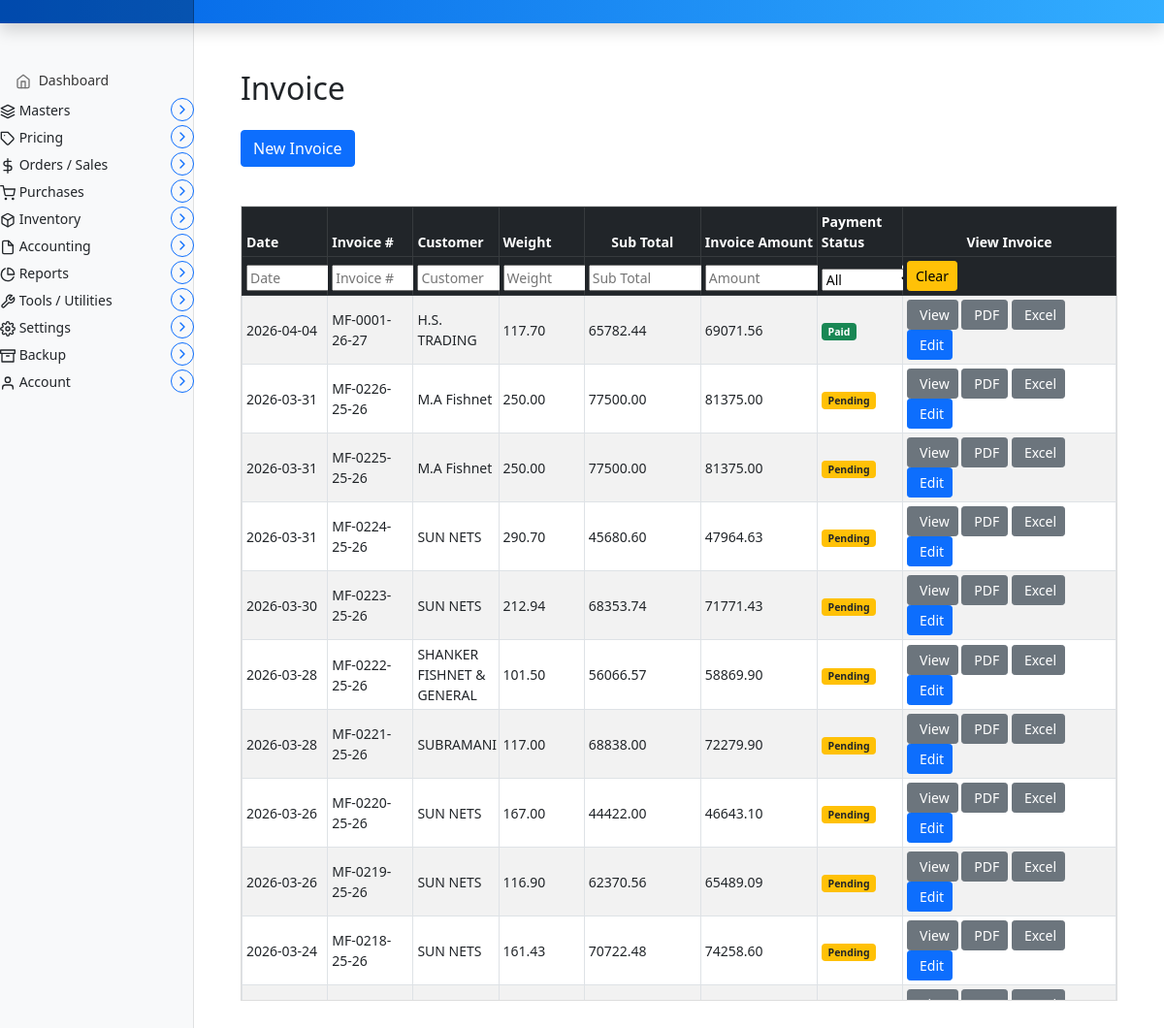
Page /invoice/invoice_entry on the committed database.
### marania_invoice_app/models.py (models this page shows, shortened)
class Invoice(models.Model):
    invoice_date = models.DateField(null=True, blank=True, default=date.today)
    invoice_number = models.CharField(max_length=50, unique=True, null=True)
    customer_code = models.CharField(max_length=50, unique=False, null=True)
    customer_name = models.CharField(max_length=100, null=True)
    customer_gst = models.CharField(max_length=20, null=True, blank=True)
    customer_address = models.TextField(null=True, blank=True)
    customer_contact = models.CharField(max_length=30, null=True, blank=True)
    customer_email = models.EmailField(null=True, blank=True)
    ship_to_customer_code = models.CharField(max_length=50, unique=False, null=True)
    ship_to_customer_name = models.CharField(max_length=100, null=True)
    ship_to_customer_gst = models.CharField(max_length=20, null=True, blank=True)
    ship_to_customer_address = models.TextField(null=True, blank=True)
    ship_to_customer_contact = models.CharField(max_length=30, null=True, blank=True)
    ship_to_customer_email = models.EmailField(null=True, blank=True)
    dispatched_through = models.CharField(max_length=100, null=True, blank=True)
    destination = models.CharField(max_length=200, null=True, blank=True)
    vehicle_name_number = models.CharField(max_length=100, null=True, blank=True)
    transporter_gst = models.CharField(max_length=100, null=True, blank=True)
    quantity_total  = models.DecimalField(max_digits=10, decimal_places=2, blank=True, null=True, default=Decimal('0.00'))
    subtotal = models.DecimalField(max_digits=14, decimal_places=2, default=Decimal('0.00'))
    cgst_amount = models.DecimalField(max_digits=14, decimal_places=2, default=Decimal('0.00'))
    sgst_amount = models.DecimalField(max_digits=14, decimal_places=2, default=Decimal('0.00'))
    igst_amount = models.DecimalField(max_digits=14, decimal_places=2, default=Decimal('0.00'))
    round_off = models.DecimalField(max_digits=10, decimal_places=2, default=Decimal('0.00'))
    gross_total = models.DecimalField(max_digits=14, decimal_places=2, default=Decimal('0.00'))
    payment_status = models.CharField(max_length=20,
        choices=[
            ('Pending', 'Pending'),
            ('Partial', 'Partial'),
            ('Paid', 'Paid'),
            ('WrittenOff', 'Written Off'),
            ('Cancelled', 'Cancelled'),
        ],
        default='Pending')
    remark = models.CharField(max_length=1024, null=True, blank=True,default="")

class InvoiceItem(models.Model):
    invoice = models.ForeignKey(
        Invoice,
        related_name='items',      # allows invoice.items.all()
        on_delete=models.CASCADE,  # deletes items if invoice is deleted
        to_field='invoice_number'  # optional: link by invoice_number instead of id
    )
    item_spec = models.CharField(max_length=200, blank=True, null=True)
    item_code = models.CharField(max_length=50, blank=True, null=True)
    item_description = models.CharField(max_length=200, blank=True, null=True)
    item_mesh_size = models.CharField(max_length=20, blank=True, null=True)
    item_mesh_depth = models.CharField(max_length=20, blank=True, null=True)
    item_quantity = models.DecimalField(max_digits=10, decimal_places=2, blank=True, null=True)
    item_price = models.DecimalField(max_digits=10, decimal_places=2, blank=True, null=True)
    item_colour = models.CharField(max_length=100, blank=True, null=True)
    item_hsn_code = models.CharField(max_length=10, blank=True, null=True)
    item_gst_amount = models.DecimalField(max_digits=10, decimal_places=2, blank=True, null=True)
    item_total_with_gst = models.DecimalField(max_digits=10, decimal_places=2, blank=True, null=True)

### marania_invoice_app/views.py (the view)
# urls.py: path('invoice_entry', views.invoice_entry, name='invoice_entry'),
def invoice_entry(request):
    Invoices =Invoice.objects.order_by('-invoice_date', '-invoice_number')
    Customers = Parties.objects.all()
    customer_dict = defaultdict(lambda:-1)
    transporter_dict = defaultdict(lambda:-1)
    for customer in Parties.objects.all():
        customer_dict[customer.code] = {'name':customer.name, 'gst':customer.gst, 'phone':customer.phone, 'email':customer.email,
                                        'address_bill_to':customer.address_bill_to, 'address_ship_to':customer.address_ship_to,
                                        'is_within_state':customer.is_within_state
                                        }
    for transporter in Transportation.objects.all():
        code = transporter.customer.code
        transporter_dict_temp = {'delivery_place':transporter.delivery_place, 'transporter_name':transporter.transporter_name,
                            'transporter_gst':transporter.transporter_gst, 'vehicle_name_number':transporter.vehicle_name_number,
                            'is_default_transport':transporter.is_default_transport}
        if code not in transporter_dict:
            transporter_dict[code] = [transporter_dict_temp]
        else:
            transporter_dict[code].append(transporter_dict_temp)
    summary_data = invoice_summary()
    product_dict = get_product_dict()
    customer_price_dict = get_customer_price_dictionary()
    next_invoice_number = get_next_invoice_number()
    formatted_number = f"{int(next_invoice_number):04d}"
    invoice_number =  company_settings.invoice_prefix + "-" + formatted_number + "-" + company_settings.finance_year
    context = {'invoice_form': forms.InvoiceForm(initial={'invoice_number':invoice_number}) ,
               'invoices':Invoices, 'invoiceitems':summary_data,
               'customers':Customers, 'customer_dict': json.dumps(customer_dict),
               'transporter_dict':json.dumps(transporter_dict),
               'customer_price_dict':json.dumps(customer_price_dict),
               'product_dict':json.dumps(product_dict),
               }
    return render(request, 'marania_invoice_app/invoice_entry.html', context)

### marania_invoice_app/templatetags/dict_extras.py (called while the page is built)
@register.filter
def get_item(dictionary, key):
    if dictionary is None or dictionary == "":
        return {}
    return dictionary.get(key)

### marania_invoice_app/views.py (called while the page is built, shortened)
def get_next_invoice_number():
    try:
        settings = CompanySettings.objects.get(id=1)
        next_invoice = f"{settings.current_invoice_number+1}"
        return next_invoice
    except CompanySettings.DoesNotExist:
        return None

def get_product_dict():
    global _PRODUCT_DICT
    if _PRODUCT_DICT is not None:
        return _PRODUCT_DICT
    products_dict = defaultdict(dict)
    products = Product.objects.select_related('material').all()
    for product in products:
        products_dict[product.code] = {
            "name": product.name,
            "display_name": product.display_name,
            "hsn": product.hsn,
            "material_code": product.material.code if product.material else None,
            "material_name": product.material.name if product.material else None,
            "cgst": str(product.cgst),
            "sgst": str(product.sgst),
            "igst": str(product.igst),
            "description": product.description,
        }
    _PRODUCT_DICT = products_dict
    return _PRODUCT_DICT

def get_customer_price_dictionary():
    global _CUSTOMER_PRICE_DICT
    if _CUSTOMER_PRICE_DICT is not None:
        return _CUSTOMER_PRICE_DICT

### templates/marania_invoice_app/invoice_entry.html (shortened to what this page needs)
{% extends 'partials/base.html' %}
{% load static %}
{% load crispy_forms_tags %}
{% block main %}
{% load dict_extras %}
<main class="col-md-9 ms-sm-auto col-lg-10 px-md-4">
  <div class="container my-5">
    <h2 class="mb-4">Invoice</h2>
    <button class="btn btn-primary mb-3" type="button" data-bs-toggle="collapse" data-bs-target="#customerForm" aria-expanded="false" aria-controls="customerForm">
      New Invoice
    </button>
    <div class="invoice-list mt-4">
      {% if invoices %}
          <div class="table-responsive invoice-table-wrapper">
          <table id="invoice-table" class="table table-striped table-hover table-bordered table-sm align-middle">
            <thead class="table-dark">
              <tr>
                <th scope="col">Date</th>
                <th scope="col">Invoice #</th>
                <th scope="col">Customer</th>
                <th scope="col">Weight</th>
                <th scope="col" class="col-amount">Sub Total</th>
                <th scope="col" class="col-amount">Invoice Amount</th>
                <th scope="col">Payment Status</th>
                <th scope="col" class="col-view-invoice">View Invoice</th>
              </tr>
                <tr id="invoice-filter-row">
                <th><input class="filter-input" placeholder="Date"></th>
                <th><input class="filter-input" placeholder="Invoice #"></th>
                <th>
                </th>
                <th><input class="filter-input" placeholder="Weight"></th>
                <th><input class="filter-input" placeholder="Sub Total"></th>
                <th><input class="filter-input" placeholder="Amount"></th>
                <th>
                  <select class="filter-input">
                    <option value="">All</option>
                  </select>
                </th>
                <th>
                  <button class="btn btn-warning btn-sm" id="clear-invoice-filters">
                    Clear
                  </button>
                </th>
               </tr>
            </thead>
            <tbody>
              {% for invoice in invoices %}
                <tr>
                  <td>{{ invoice.invoice_date|date:"Y-m-d" }}</td>
                  <td>{{ invoice.invoice_number }}</td>
                  <td>{{ invoice.customer_name }}</td>
                  {% with invoice_item=invoiceitems|get_item:invoice.invoice_number %}
                    <td>
                      {% if invoice_item %}
                        {{ invoice_item.weight }}
                      {% else %}
                        <span class="text-muted">0</span>
                      {% endif %}
                    </td>
                     <td>
                      {% if invoice_item %}
                        {{ invoice_item.sub_total }}
                      {% else %}
                        <span class="text-muted">0</span>
                      {% endif %}
                    </td>
                     <td>
                      {% if invoice_item %}
                        {{ invoice_item.invoice_amount }}
                      {% else %}
                        <span class="text-muted">0</span>
                      {% endif %}
                    </td>
                  {% endwith %}
                  <td>
                    <span class="badge
                      {% if invoice.payment_status == 'Paid' %}bg-success
                      {% elif invoice.payment_status == 'Partial' %}bg-info text-dark
                      {% elif invoice.payment_status == 'Pending' %}bg-warning text-dark
                      {% elif invoice.payment_status == 'WrittenOff' %}bg-secondary
                      {% elif invoice.payment_status == 'Cancelled' %}bg-danger
                      {% else %}bg-light text-dark{% endif %}">
                      {{ invoice.payment_status|default:'Pending' }}
                    </span>
                  </td>
                  <td>
                    <a href="javascript:void(0);"
                      onclick="openInvoicePopup('{{ invoice.invoice_number }}')"
                      class="btn btn-sm btn-secondary d-inline-flex align-items-center">
                       View
                    </a>
                 <a href="{% url 'invoice_pdf' invoice.invoice_number %}"
                    class="btn btn-sm btn-secondary d-inline-flex align-items-center">
                     PDF
                  </a>
                     <a href="javascript:void(0);"
                      onclick="openInvoicePopup('{{ invoice.invoice_number }}')"
                      class="btn btn-sm btn-secondary d-inline-flex align-items-center">
                       Excel
                    </a>
                    <a href="javascript:void(0);"
                       onclick="loadInvoice('{{ invoice.invoice_number }}')"
                        class="btn btn-sm btn-primary d-inline-flex align-items-center">
                         Edit
                    </a>
                  </td>
                </tr>
              {% endfor %}
            </tbody>
          </table>
        </div>
      {% else %}
        <p class="text-muted">No invoices found.</p>
      {% endif %}
    </div>
  </div>
</main>
{% endblock %}

### static/assets/css/dashboard.css (style rules this page uses)
body { font-size: .875rem; }

### templates/marania_invoice_app/invoice_entry.html (style rules this page uses)
.invoice-table-wrapper { max-height: 820px; overflow-y: auto; border: 1px solid #ddd; }
#invoice-table { table-layout: fixed; width: 100%; }
.col-amount { width: 120px; text-align: center; white-space: nowrap; }
.col-view-invoice { width: 220px; text-align: center; white-space: nowrap; }
#invoice-table thead th { position: sticky; top: 0; z-index: 2; }

### rows in the picture
Invoice: invoice_date "2026-04-04", invoice_number "MF-0001-26-27", customer_name "H.S. TRADING", weight "117.70", sub_total "65782.44", invoice_amount "69071.56", payment_status "Paid"
Invoice: invoice_date "2026-03-31", invoice_number "MF-0226-25-26", customer_name "M.A Fishnet", sub_total "77500.00", invoice_amount "81375.00", payment_status "Pending"
InvoiceItem: weight "250.00"
Invoice: invoice_date "2026-03-31", invoice_number "MF-0225-25-26", customer_name "M.A Fishnet", sub_total "77500.00", invoice_amount "81375.00", payment_status "Pending"
InvoiceItem: weight "250.00"
Invoice: invoice_date "2026-03-31", invoice_number "MF-0224-25-26", customer_name "SUN NETS", sub_total "45680.60", invoice_amount "47964.63", payment_status "Pending"
InvoiceItem: weight "290.70"
Invoice: invoice_date "2026-03-30", invoice_number "MF-0223-25-26", customer_name "SUN NETS", sub_total "68353.74", invoice_amount "71771.43", payment_status "Pending"
InvoiceItem: weight "212.94"
Invoice: invoice_date "2026-03-28", invoice_number "MF-0222-25-26", customer_name "SHANKER FISHNET & GENERAL", weight "101.50", sub_total "56066.57", invoice_amount "58869.90", payment_status "Pending"
Invoice: invoice_date "2026-03-28", invoice_number "MF-0221-25-26", customer_name "SUBRAMANI", weight "117.00", sub_total "68838.00", invoice_amount "72279.90", payment_status "Pending"
Invoice: invoice_date "2026-03-26", invoice_number "MF-0220-25-26", customer_name "SUN NETS", sub_total "44422.00", invoice_amount "46643.10", payment_status "Pending"
InvoiceItem: weight "167.00"
Invoice: invoice_date "2026-03-26", invoice_number "MF-0219-25-26", customer_name "SUN NETS", weight "116.90", sub_total "62370.56", invoice_amount "65489.09", payment_status "Pending"
Invoice: invoice_date "2026-03-24", invoice_number "MF-0218-25-26", customer_name "SUN NETS", sub_total "70722.48", invoice_amount "74258.60", payment_status "Pending"
InvoiceItem: weight "161.43"
